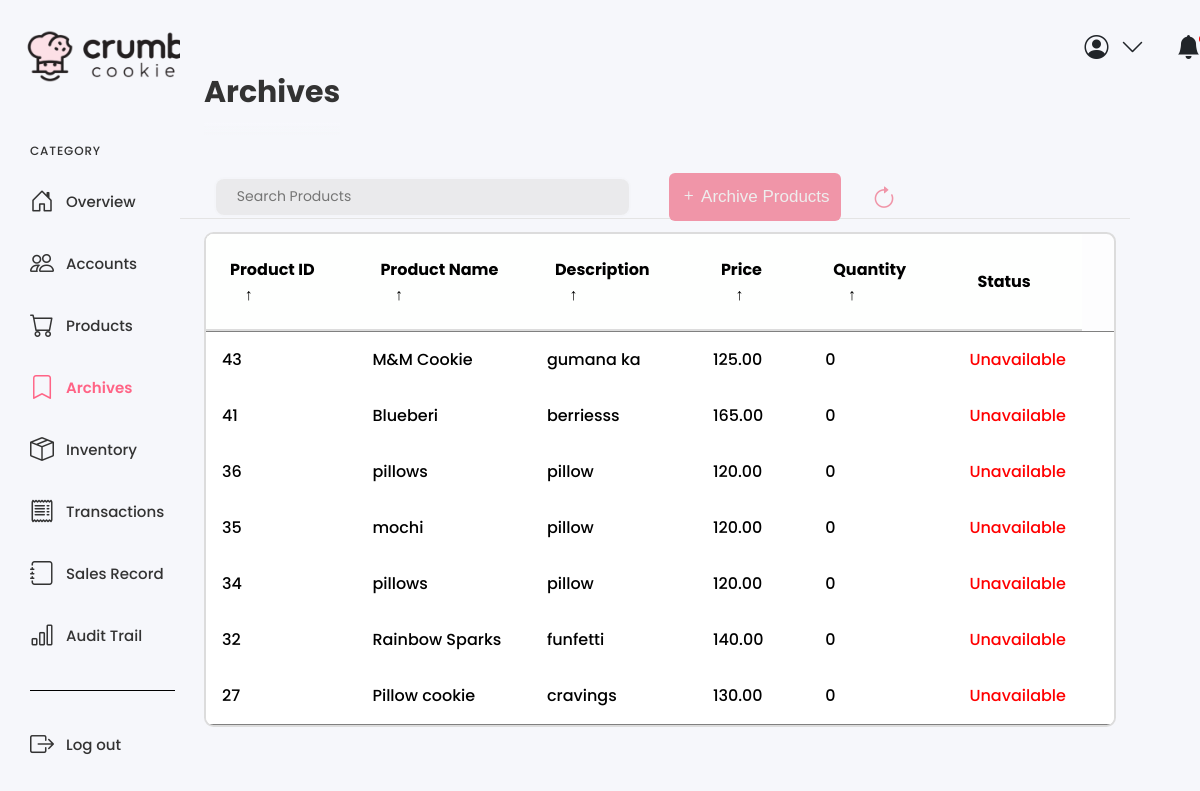
The page /archives.php on the database its author committed.
### tables this page shows
CREATE TABLE `product_table` (
  `product_id` int(11) NOT NULL AUTO_INCREMENT,
  `product_name` varchar(45) NOT NULL,
  `description` varchar(255) DEFAULT NULL,
  `price` decimal(10,2) NOT NULL,
  `quantity_available` int(11) NOT NULL,
  `img` varchar(255) DEFAULT NULL,
  `status` enum('Available','Unavailable') NOT NULL,
  PRIMARY KEY (`product_id`)
);

### archives.php (the view, shortened to what this page needs)
<!doctype html>
<html lang="en">
  <head>
    <link rel="stylesheet" href="style.css">
    <link href="https://cdn.jsdelivr.net/npm/bootstrap@5.3.3/dist/css/bootstrap.min.css" rel="stylesheet">
    <link href="https://cdn.jsdelivr.net/npm/bootstrap-icons@1.8.0/font/bootstrap-icons.css" rel="stylesheet">
</head>
  <body>
  <div class="sidebar">
  <a class="logo" href="dashboard.php">
    <img src="images/logopic.png" alt="Logo">
  </a>
  <div class="side-wrapper">
   <div class="side-title">CATEGORY</div>
   <div class="side-menu">
    <a class="sidebar-link" href="dashboard.php">
     <i class="bi bi-house-door icon"></i>
     Overview
    </a>
    <a class="sidebar-link" href="accounts.php">
     <i class="bi bi-people"></i>
     Accounts
    </a>
    <a class="sidebar-link" href="products.php">
     <i class="bi bi-cart icon"></i>
     Products
    </a>
    <a class="sidebar-link is-active" href="archives.php">
     <i class="bi bi-bookmark"></i>
     Archives
    </a>
    <a class="sidebar-link" href="inventory.php">
     <i class="bi bi-box-seam icon"></i>
     Inventory
    </a>
	<a class="sidebar-link" href="transactions.php">
     <i class="bi bi-receipt"></i>
     Transactions
    </a>
    <a class="sidebar-link" href="salesrecord.php">
     <i class="bi bi-journal icon"></i>
     Sales Record
    </a>
    <a class="sidebar-link" href="audittrail.php">
     <i class="bi bi-bar-chart icon"></i>
     Audit Trail
    </a>
   </div>
  </div>
  <div class="side-wrapper">
   <div class="side-menu">
    <a class="sidebar-link" href="logout.php">
     <i class="bi bi-box-arrow-right icon"></i>
     Log out
    </a>
   </div>
  </div>
 </div>
 <div class="wrapper-table">
  <div class="header">
   <div class="user-settings-container">
      <div class="user-settings">
        <i class="bi bi-person-circle"></i>
        <i class="bi bi-chevron-down"></i>
      </div>
      <div class="user-settings">
        <div class="notify">
          <i class="bi bi-bell-fill"></i>
        </div>
      </div>
    </div>
  </div>
  <div class="main-container">
   <div class="main-header anim" style="--delay: 0s">Archives</div>
</div>
<?php
include "dbconnect.php";
$selectsql = "SELECT * FROM product_table WHERE status = 'Unavailable' ORDER BY product_id DESC";
$result = $conn->query($selectsql);
if ($result->num_rows > 0) {
  echo "<main class='table anim' style='--delay: .4s' id='user_table'>";
  echo "<section class='table__header anim' style='--delay: .2s'>";
  echo "<div class='input-group'>";
  echo "<input type='search' name='search' class='search-input' placeholder='Search Products'>";
  echo "</div>";
  echo "<button type='button' class='btn btn-pink bi bi-plus' data-bs-toggle='modal' data-bs-target='#pinkModal'> Archive Products</button>";
  echo "<button id='refreshButton' class='btn-refresh'><i class='bi bi-arrow-clockwise'></i></button>";
  echo "</section>";
  echo "<section class='table__body'>";
  echo "<table>";
  echo "<thead>";
  echo "<tr>";
  echo "<th>Product ID <span class='icon-arrow'>&UpArrow;</span></th>";
  echo "<th>Product Name <span class='icon-arrow'>&UpArrow;</span></th>";
  echo "<th>Description <span class='icon-arrow'>&UpArrow;</span></th>";
  echo "<th>Price <span class='icon-arrow'>&UpArrow;</span></th>";
  echo "<th>Quantity <span class='icon-arrow'>&UpArrow;</span></th>";
  echo "<th>Status</th>";
  echo "</tr>";
  echo "</thead>";
  echo "<tbody>";
       foreach ($result as $fielddata) {
        echo "<tr>";
        echo "<td>" . $fielddata['product_id'] . "</td>";
        echo "<td>" . $fielddata['product_name'] . "</td>";
        echo "<td>" . $fielddata['description'] . "</td>";
        echo "<td>" . $fielddata['price'] . "</td>";
        echo "<td>" . $fielddata['quantity_available'] . "</td>";
        echo "<td class='unavailable-status'>" . $fielddata['status'] . "</td>";
        echo "<td>";
        echo "</td>";
        echo "</tr>";
        }
        echo "</tbody>";
        echo "</table>";
        echo "</section>";
        echo "</main>";
      } else {
        echo "No records found";
        }
        ?>
</body>
</html>

### style.css (style rules this page uses)
* { margin: 0; padding: 0; box-sizing: border-box; font-family: "Poppins", sans-serif; }
:root { --tran-03: all 0.2s ease; --tran-03: all 0.3s ease; --tran-04: all 0.3s ease; --tran-05: all 0.3s ease; --body-font: "Poppins", sans-serif; --theme-bg: #f6f7fb; --body-color: #333; --button-bg: #fdfbff; --border-color: #000; --delay: 0s; }
html { -webkit-font-smoothing: antialiased; }
.sidebar { width: 15%; height: 100%; padding: 30px; display: flex; flex-direction: column; flex-shrink: 0; transition-duration: 0.2s; overflow-y: auto; overflow-x: hidden; }
.sidebar .logo img { width: 200px; height: 100px; margin-top: -1.5rem; margin-left: -1rem; flex-shrink: 0; color: #333; align-items: left; justify-content: left; object-fit: cover; }
.sidebar-link:hover, .sidebar-link.is-active { color: #ff6486; font-weight: 600; }
.side-menu { display: flex; flex-direction: column; }
.side-menu a { display: flex; align-items: center; text-decoration: none; color: var(--body-color); }
.side-menu a + a { margin-top: 26px; }
.bi { font-size: 1.5rem; margin-right: 0.75rem; }
.side-title { font-size: 12px; letter-spacing: 0.07em; margin-bottom: 24px; color: #333; }
.side-wrapper { border-bottom: 1px solid var(--border-color); padding: 36px 0; width: 145px; }
.side-wrapper + .side-wrapper { border-bottom: none; }
.user-settings-container { display: flex; position: relative; left: 60%; }
.user-settings { position: relative; display: flex; align-items: center; margin-left: 20px; cursor: pointer; }
.notify { position: relative; display: flex; align-items: center; }
.main-container { display: flex; flex-direction: column; padding: 0 30px 30px; flex-grow: 1; overflow: auto; }
.anim { animation: bottom 0.8s var(--delay) both; }
.main-header { font-size: 30px; color: #333; font-weight: 700; margin-top: 30px; padding-bottom: 20px; position: sticky; top: 0; left: 0; background: linear-gradient( to bottom, #f6f7fb 0%, #f6f7fb 78%, rgb(31 29 43 / 0%) 100% ); z-index: 11; }
.wrapper-table { display: flex; flex-direction: column; flex-grow: 1; }
* { margin: 0; padding: 0; box-sizing: border-box; }
main.table { width: calc(100vw - 200px); max-width: 100%; width: 80vw; height: 85vh; margin-top: 30px; font-size: 16px; overflow: hidden; }
.table__header { position: relative; width: 100%; height: 10%; padding: 0.8rem 1rem; display: flex; justify-content: space-between; align-items: center; background-color: #fff; border-bottom: 1px solid #e4e4e4; }
.table__header .input-group { width: 35%; height: 100%; max-height: 50px; background-color: #fefffe; padding: 0 0.8rem; border: 2px solid gainsboro; border-radius: 1rem; margin-top: 20px; margin-left: 1.5rem; display: flex; justify-content: center; align-items: center; transition: width 0.3s ease, box-shadow 0.3s ease; }
.table__header .input-group input { width: 100%; padding: 0 0.5rem 0 0.3rem; background-color: transparent; border: none; outline: none; }
.table__body { width: 95%; max-height: calc(89% - 1.6rem); background-color: #ffffff; border: 1px solid #e4e4e4; margin: 0.8rem auto; border-radius: 8px; overflow: auto; }
table { width: 100%; border-collapse: collapse; }
thead th { padding: 1rem; position: sticky; top: 0; background-color: #f8f9fa; cursor: pointer; text-transform: capitalize; color: #343a40; z-index: 2; transition: background-color 0.3s ease, color 0.3s ease; }
thead th span.icon-arrow { display: inline-block; width: 1rem; height: 1rem; margin-left: 0.5rem; transition: transform 0.2s ease-in-out; }
tbody tr:nth-child(even) { background-color: #f8f9fa; }
tbody tr td { padding: 1rem; transition: background-color 0.2s ease; }
thead th span.icon-arrow { display: inline-block; width: 1.3rem; height: 1.3rem; border-radius: 50%; border: 1.4px solid transparent; text-align: center; font-size: 1rem; margin-left: 0.5rem; transition: border 0.2s ease-in-out; }

### rows shown on the page
product_table: product_id "43", product_name "M&M Cookie", description "gumana ka", price "125.00", quantity_available "0", status "Unavailable"
product_table: product_id "41", product_name "Blueberi", description "berriesss", price "165.00", quantity_available "0", status "Unavailable"
product_table: product_id "36", product_name "pillows", description "pillow", price "120.00", quantity_available "0", status "Unavailable"
product_table: product_id "35", product_name "mochi", description "pillow", price "120.00", quantity_available "0", status "Unavailable"
product_table: product_id "34", product_name "pillows", description "pillow", price "120.00", quantity_available "0", status "Unavailable"
product_table: product_id "32", product_name "Rainbow Sparks", description "funfetti", price "140.00", quantity_available "0", status "Unavailable"
product_table: product_id "27", product_name "Pillow cookie", description "cravings", price "130.00", quantity_available "0", status "Unavailable"
